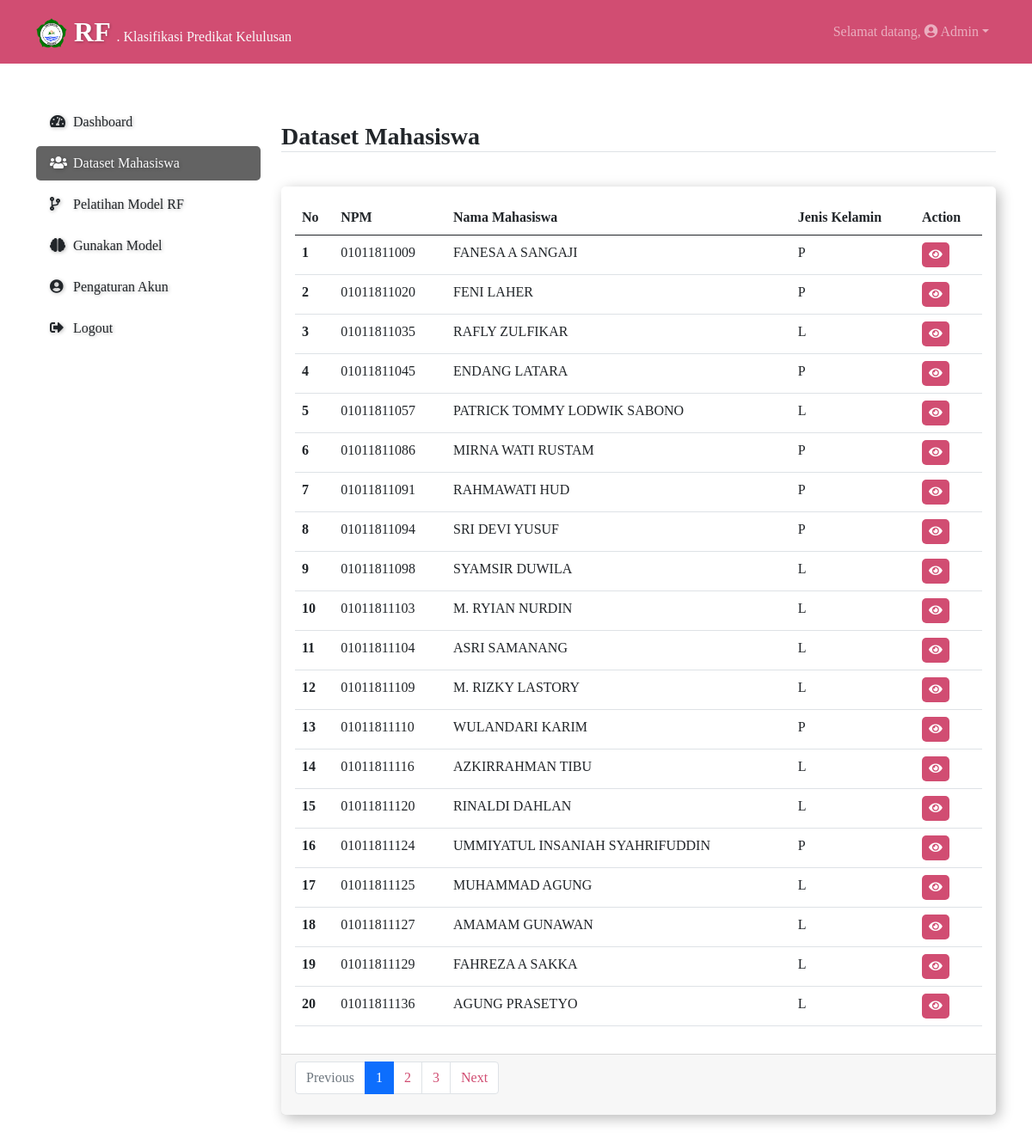
Page /public/mhs (signed in) on the committed database.
### tables this page shows
CREATE TABLE `mhs` (
  `id_mhs` int NOT NULL,
  `prodi` varchar(50) DEFAULT NULL,
  `npm` varchar(50) DEFAULT NULL,
  `nama` varchar(100) DEFAULT NULL,
  `jk` varchar(25) DEFAULT NULL,
  `tahun_masuk` varchar(20) DEFAULT NULL,
  `ip_s1` varchar(10) DEFAULT NULL,
  `ip_s2` varchar(10) DEFAULT NULL,
  `ip_s3` varchar(10) DEFAULT NULL,
  `ip_s4` varchar(10) DEFAULT NULL,
  `ip_s5` varchar(10) DEFAULT NULL,
  `ip_s6` varchar(10) DEFAULT NULL,
  `ip_s7` varchar(10) DEFAULT NULL,
  `ip_s8` varchar(10) DEFAULT NULL,
  `ip_s9` varchar(10) DEFAULT NULL,
  `ip_s10` varchar(10) DEFAULT NULL,
  `ip_s11` varchar(10) DEFAULT NULL,
  `ip_s12` varchar(10) DEFAULT NULL,
  `ip_s13` varchar(10) DEFAULT NULL,
  `tgl_masuk` varchar(50) DEFAULT NULL,
  `tgl_keluar` varchar(50) DEFAULT NULL,
  `lama_studi` varchar(50) DEFAULT NULL,
  `PREDIKAT` varchar(50) DEFAULT NULL
);

### app/core/Controller.php (called while the page is built, shortened)
<?php
class Controller{
    protected function view($view, $data = []){
        require_once '../app/views/'. $view.'.php';
    }
    protected function model($model){
        return new $model;
    }
}

### app/controllers/Mhs.php (called while the page is built)
<?php
class Mhs extends Controller
{
    public function index($i = 1)
    {
        $data['judul'] = 'mhs';
        $data['gambar'] = 'img/img';
        $data['mhs'] = $this->model('Mhs_model')->getAllmhsLimit($i);
        $data['totalmhs'] = $this->model('Mhs_model')->getTotalMhs();
        $data['i'] = $i;
        $this->view('templates/head', $data);
        $this->view('templates/header', $data);
        $this->view('templates/sidebar', $data);
        $this->view('fitur/mhsfitur', $data);
        $this->view('templates/foot');
    }
}

### app/core/App.php (called while the page is built, shortened)
<?php
class App
{
    protected $method = 'index';
    protected $params = [];
    public function __construct()
    {
        $this->controller = new $this->controller;
        call_user_func_array([$this->controller, $this->method], $this->params);
    }
}

### public/index.php (called while the page is built, shortened)
<?php
$app = new App();

### app/core/Database.php (called while the page is built, shortened)
<?php
class Database
{
    private $host = DB_HOST;
    private $user = DB_USER;
    private $pass = DB_PASS;
    private $db_name = DB_NAME;
    private $dbh;
    private $stmt;
    public function __construct()
    {
        $dsn = "mysql:host=" . $this->host . ";dbname=" . $this->db_name;
        $option = [
            PDO::ATTR_PERSISTENT => true,
            PDO::ATTR_ERRMODE => PDO::ERRMODE_EXCEPTION
        ];
        try {
            $this->dbh = new PDO($dsn, $this->user, $this->pass, $option);
        } catch (PDOException $e) {
            die($e->getMessage());
        }
    }
    public function query($query)
    {
        $this->stmt = $this->dbh->prepare($query);
    }
    public function execute()
    {
        return $this->stmt->execute();
    }
    public function resultSet()
    {
        $this->execute();
        return $this->stmt->fetchAll(PDO::FETCH_ASSOC);
    }
    public function single()
    {
        $this->execute();
        return $this->stmt->fetch(PDO::FETCH_ASSOC);
    }
}

### app/models/Mhs_model.php (called while the page is built, shortened)
<?php
class Mhs_model
{
    private $db;
    public function __construct()
    {
        $this->db = new Database;
    }
    public function getAllmhsLimit($i = 1)
    {
        $i = ($i - 1) * 20;
        $this->db->query(
            "SELECT  * FROM `mhs` LIMIT $i,20"
        );
        return $this->db->resultSet();
    }
    public function getTotalMhs()
    {
        $this->db->query(
            "SELECT  COUNT(*) totalmhs FROM `mhs`"
        );
        return $this->db->single();
    }
}

### app/views/fitur/mhsfitur.php (the view, shortened to what this page needs)
<div class="container">
    <div class="row justify-content-end mb-3">
        <div class="col-9">
            <h3 class="border-bottom"><strong>Dataset Mahasiswa</strong></h3>
        </div>
    </div>
    <div class="row justify-content-end mt-3">
        <div class="col-9">
            <div class="card" style="width: 100%;">
                <div class="card-body">
                    <table id="tableSearchh" class="table  table-hover">
                        <thead>
                            <tr>
                                <th scope="col">No</th>
                                <th scope="col">NPM</th>
                                <th scope="col">Nama Mahasiswa</th>
                                <th scope="col">Jenis Kelamin</th>
                                <th scope="col">Action</th>
                            </tr>
                        </thead>
                        <tbody>
                            <?php
                            foreach ($data['mhs'] as $vals) :
                            ?>
                                <tr>
                                    <th scope="row"><?= $vals['id_mhs'] ?></th>
                                    <td><?= $vals['npm'] ?></td>
                                    <td><?= $vals['nama'] ?></td>
                                    <td><?= $vals['jk'] ?></td>
                                    <td>
                                        <button title="Lihat data Mahasiswa" type="button" class="btn btn-primary btn-sm" data-bs-toggle="modal" data-bs-toggle="tooltip" data-bs-target="#show<?= $vals['id_mhs'] ?>"><i class="fas fa-eye"></i></button>
                                    </td>
                                </tr>
                            <?php
                            endforeach;
                            ?>
                        </tbody>
                    </table>
                </div>
                <div class="card-footer text-muted">
                    <div class="row justify-content-center">
                        <div class="col text-center">
                            <nav aria-label="...">
                                <ul class="pagination">
                                    <?php if (($data['i'] - 1) > 0): ?>
                                        <li class="page-item">
                                            <a class="page-link" href="<?= BASEURL . 'mhs/index/' . ($data['i'] - 1) ?>">Previous</a>
                                        </li>
                                    <?php else: ?>
                                        <li class="page-item disabled">
                                            <span class="page-link">Previous</span>
                                        </li>
                                    <?php endif; ?>
                                    <li class="page-item active" aria-current="page">
                                        <span class="page-link"><?= $data['i'] ?></span>
                                    </li>
                                    <?php if (($data['i'] + 1) <= round($data['totalmhs']['totalmhs'] / 20)): ?>
                                        <li class="page-item">
                                            <a class="page-link" href="<?= BASEURL . 'mhs/index/' . ($data['i'] + 1) ?>"><?= $data['i'] + 1 ?></a>
                                        </li>
                                    <?php endif; ?>
                                    <?php if (($data['i'] + 2) <= round($data['totalmhs']['totalmhs'] / 20)): ?>
                                        <li class="page-item">
                                            <a class="page-link" href="<?= BASEURL . 'mhs/index/' . ($data['i'] + 2) ?>"><?= $data['i'] + 2 ?></a>
                                        </li>
                                    <?php endif; ?>
                                    <?php if (($data['i'] + 1) <= round($data['totalmhs']['totalmhs'] / 20)): ?>
                                        <li class="page-item">
                                            <a class="page-link" href="<?= BASEURL . 'mhs/index/' . ($data['i'] + 1) ?>">Next</a>
                                        </li>
                                    <?php else: ?>
                                        <li class="page-item disabled">
                                            <span class="page-link">Next</span>
                                        </li>
                                    <?php endif; ?>
                                </ul>
                            </nav>
                        </div>
                    </div>
                </div>
            </div>
        </div>
    </div>
</div>
<br>
<br>
<br>

### app/views/templates/head.php (shortened to what this page needs)
<!DOCTYPE html>
<html lang="en">
<head>
    <link rel="stylesheet" href="<?= BASEURL ?>css/style.css">
    <link rel="stylesheet" href="<?= BASEURL ?>css/bootstrap.min.css">
    <link rel="stylesheet" href="<?= BASEURL ?>css/fontawesome/css/all.css">
    <link rel="stylesheet" href="<?= BASEURL ?>css/jquery.dataTables.min.css">
</head>
<body class="klinik-body">

### app/views/templates/header.php (shortened to what this page needs)
<nav class="navbar navbar-expand-lg navbar-dark mb-5">
    <div class="container">
        <a class="navbar-brand text-light align-middle" href="<?= BASEURL ?>">
            <strong>
                <img class="mb-1" src="<?= BASEURL . 'img/logo.png' ?>" alt="" width="4%">
                RF
            </strong>. Klasifikasi Predikat Kelulusan
        </a>
        <div class="collapse navbar-collapse" id="navbarText">
            <span class="navbar-text">
                <ul class="navbar-nav me-auto mb-2 mb-lg-0">
                    <li class="nav-item dropdown">
                        <a data-bs-toggle="dropdown" class="nav-link dropdown-toggle" aria-current="page" href="#">Selamat datang, <i class="fas fa-user-circle"></i> <?= $_SESSION['name'] ?></a>
                    </li>
                </ul>
            </span>
        </div>
    </div>
</nav>

### app/views/templates/sidebar.php (shortened to what this page needs)
<div class="container sidebar">
  <div class="row">
    <div class="col-3">
      <ul class="nav flex-column">
        <li class="nav-item pb-2">
          <a class="nav-link   <?php if ($data['judul'] == 'dashboard') : echo 'active';
                                else: echo 'text-dark';
                                endif; ?>" aria-current="page" href="<?= BASEURL ?>dashboard">
            <i class="fas fa-tachometer-alt"></i>
            Dashboard</a>
        </li>
        <li class="nav-item pb-2">
          <a class="nav-link  <?php if ($data['judul'] == 'mhs') : echo 'active text-light';
                              else: echo 'text-dark';
                              endif; ?>" href="<?= BASEURL ?>mhs">
            <i class="fas fa-users"></i>
            Dataset Mahasiswa</a>
        </li>
        <li class="nav-item pb-2">
          <a id="gunakanModelLink" class="nav-link  <?php if ($data['judul'] == 'klasifikasi') : echo 'active';
                                                    else: echo 'text-dark';
                                                    endif; ?>" href="<?= BASEURL ?>klasifikasi">
            <i class="fas fa-code-branch"></i>
            Pelatihan Model RF</a>
        </li>
        <li class="nav-item pb-2">
          <a class="nav-link  <?php if ($data['judul'] == 'prediksi') : echo 'active';
                              else: echo 'text-dark';
                              endif; ?>" href="<?= BASEURL ?>klasifikasi/prediksi">
            <i class="fas fa-brain"></i>
            Gunakan Model</a>
        </li>
        <li class="nav-item pb-2">
          <a class="nav-link  <?php if ($data['judul'] == 'profil') : echo 'active';
                              else: echo 'text-dark';
                              endif; ?>" href="<?= BASEURL ?>profil">
            <i class="fas fa-user-circle"></i>
            Pengaturan Akun</a>
        </li>
        <li class="nav-item pb-2">
          <a class="nav-link  <?php if ($data['judul'] == 'logout') : echo 'active';
                              else: echo 'text-dark';
                              endif; ?>" href="<?= BASEURL ?>logout/logout">
            <i class="fas fa-sign-out-alt"></i>
            Logout</a>
        </li>
      </ul>
    </div>
  </div>
</div>

### app/views/templates/foot.php (shortened to what this page needs)
</body>
</html>

### public/css/style.css (style rules this page uses)
* { font-family: cantarel; }
.container.sidebar { position: relative; margin-top: 12px; }
.container.sidebar div div { position: absolute; z-index: 2; }
.klinik-body .btn-primary, .klinik-body .btn-secondary, .klinik-body .btn-warning, .klinik-body .btn-success, .klinik-body .btn-danger { border-radius: 5px; border: none; }
.klinik-body .btn-primary { background: #D14D72; color: white; }
body.klinik-body a.navbar-brand strong { font-size: 2rem; color: white; text-shadow: 1px 1px 3px #0000004d; }
body.klinik-body a.navbar-brand { font-size: 1rem; color: #b5b5b5; text-shadow: none; }
.container.sidebar a.nav-link { color: #D14D72; font-size: 16px; border-radius: 5px; text-shadow: 1px 1px 4px #0000004a; }
.container.sidebar a.nav-link.active { color: white; background: #0000009c; }
.container.sidebar i.fas { width: 23px; }
body.klinik-body .card { border: none; border-radius: 5px; border: none; box-shadow: 4px 4px 16px #00000047; }
body.klinik-body nav.navbar.navbar-expand-lg.navbar-dark { background: #D14D72; }
.pagination li a { color: #d14d72; }

### rows in the picture
mhs: id_mhs "1", npm "01011811009", nama "FANESA A SANGAJI", jk "P"
mhs: id_mhs "2", npm "01011811020", nama "FENI LAHER", jk "P"
mhs: id_mhs "3", npm "01011811035", nama "RAFLY ZULFIKAR", jk "L"
mhs: id_mhs "4", npm "01011811045", nama "ENDANG LATARA", jk "P"
mhs: id_mhs "5", npm "01011811057", nama "PATRICK TOMMY LODWIK SABONO", jk "L"
mhs: id_mhs "6", npm "01011811086", nama "MIRNA WATI RUSTAM", jk "P"
mhs: id_mhs "7", npm "01011811091", nama "RAHMAWATI HUD", jk "P"
mhs: id_mhs "8", npm "01011811094", nama "SRI DEVI YUSUF", jk "P"
mhs: id_mhs "9", npm "01011811098", nama "SYAMSIR DUWILA", jk "L"
mhs: id_mhs "10", npm "01011811103", nama "M. RYIAN NURDIN", jk "L"
mhs: id_mhs "11", npm "01011811104", nama "ASRI SAMANANG", jk "L"
mhs: id_mhs "12", npm "01011811109", nama "M. RIZKY LASTORY", jk "L"
mhs: id_mhs "13", npm "01011811110", nama "WULANDARI KARIM", jk "P"
mhs: id_mhs "14", npm "01011811116", nama "AZKIRRAHMAN TIBU", jk "L"
mhs: id_mhs "15", npm "01011811120", nama "RINALDI DAHLAN", jk "L"
mhs: id_mhs "16", npm "01011811124", nama "UMMIYATUL INSANIAH SYAHRIFUDDIN", jk "P"
mhs: id_mhs "17", npm "01011811125", nama "MUHAMMAD AGUNG", jk "L"
mhs: id_mhs "18", npm "01011811127", nama "AMAMAM GUNAWAN", jk "L"
mhs: id_mhs "19", npm "01011811129", nama "FAHREZA A SAKKA", jk "L"
mhs: id_mhs "20", npm "01011811136", nama "AGUNG PRASETYO", jk "L"

### other values in the picture
$_SESSION['name'] "Admin"
$data['i'] "1"
$data['i'] + 1 "2"
$data['i'] + 2 "3"
